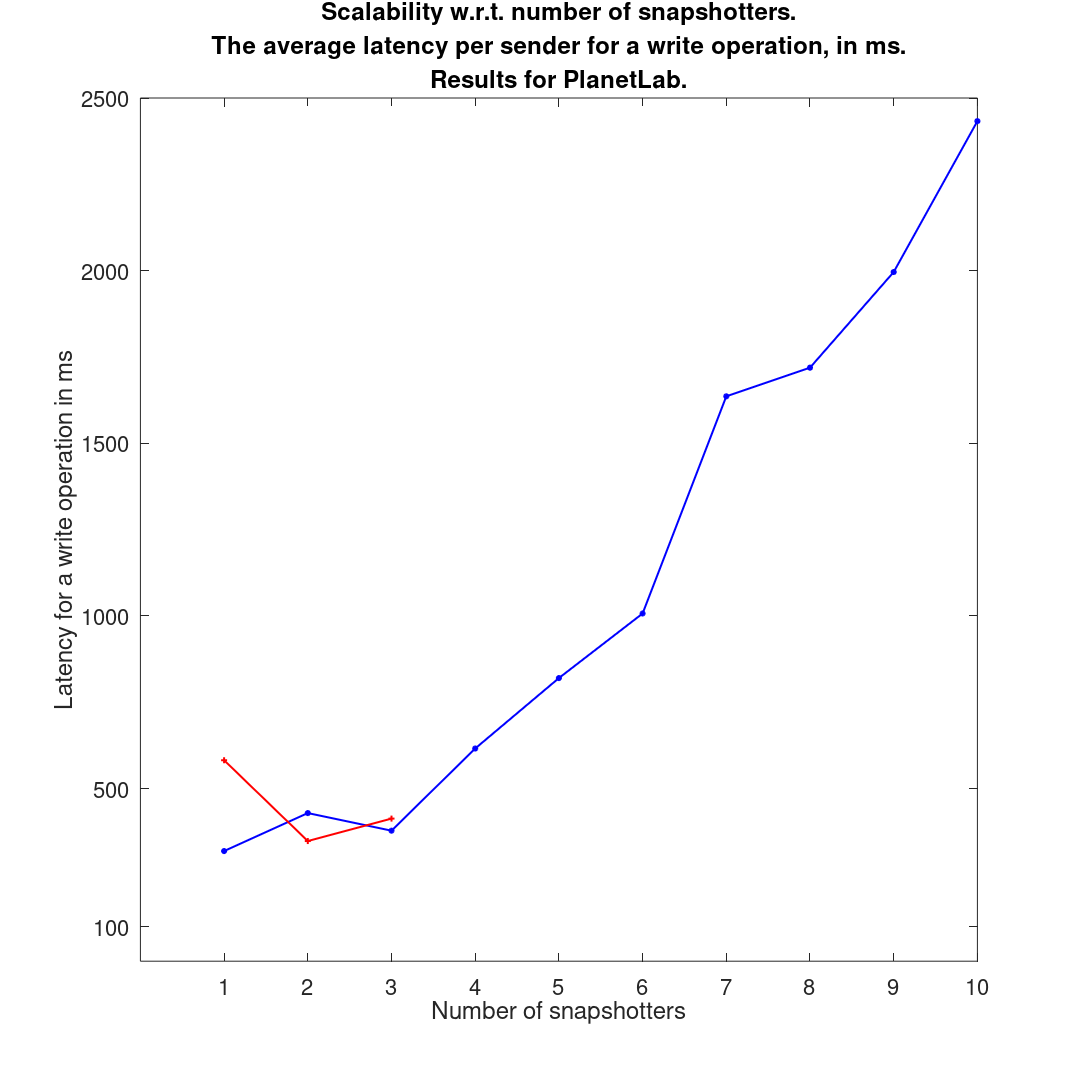

The MATLAB source for this figure:
clf
set(0,'DefaultFigureVisible','off')
figure('DefaultAxesFontSize',22);
x = [;1;2;3;4;5;6;7;8;9;10];
y = [;319;429;378;616;820;1007;1636;1719;1996;2433];
plot(x,y, 'b-*', 'linewidth', 2);
hold on
x2 = [;1;2;3];
y2 = [;582;348;413];
plot(x2,y2,'r-+', 'linewidth', 2);

title({'Scalability w.r.t. number of snapshotters.', 'The average latency per sender for a write operation, in ms.', 'Results for PlanetLab.'})
xlabel('Number of snapshotters')
xticks([1, 2, 3, 4, 5, 6, 7, 8, 9, 10])
ylabel('Latency for a write operation in ms')
yticks([100.0, 500.0, 1000.0, 1500.0, 2000.0, 2500.0])
set(gcf, 'PaperPosition', [0.0 0.0 15 15]);
set(gcf, 'PaperSize', [15 15]);
saveas(gcf, 'scd_exp6_combined_lat.pdf')
